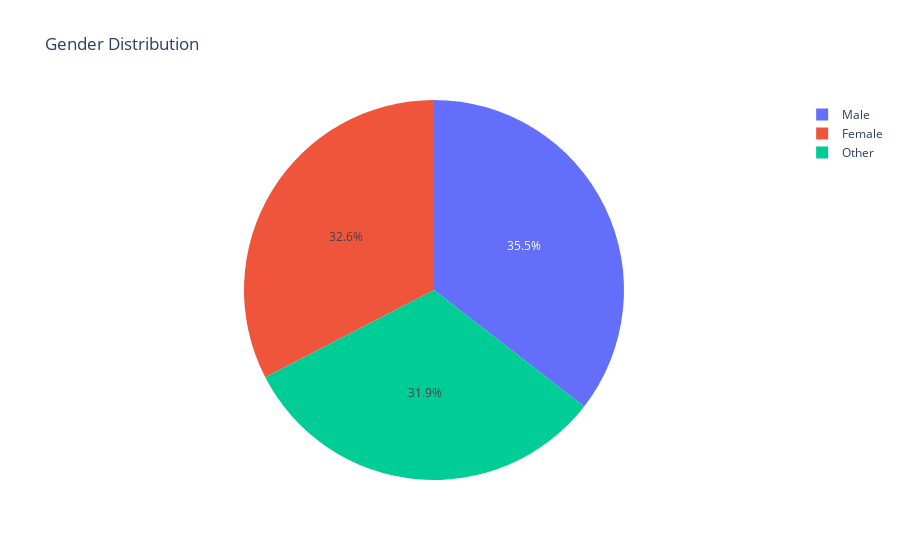

The cell this chart's notebook holds for it:
### Code cell
import plotly.express as px

fig = px.pie(df, names='gender', title='Gender Distribution')
fig.show()

### Figure 1 — Plotly figure (JSON) as saved in the notebook; plotly's stock layout.template omitted (floating-point values rounded to 4 significant figures; data arrays with more than 128 entries replaced by an {"elided": "..."} marker saying what was removed)
{"data": [{"domain": {"x": [0, 1], "y": [0, 1]}, "hovertemplate": "gender=%{label}<extra></extra>", "labels": {"elided": "1000 str values"}, "legendgroup": "", "name": "", "showlegend": true, "type": "pie"}], "layout": {"legend": {"tracegroupgap": 0}, "title": {"text": "Gender Distribution"}}}
